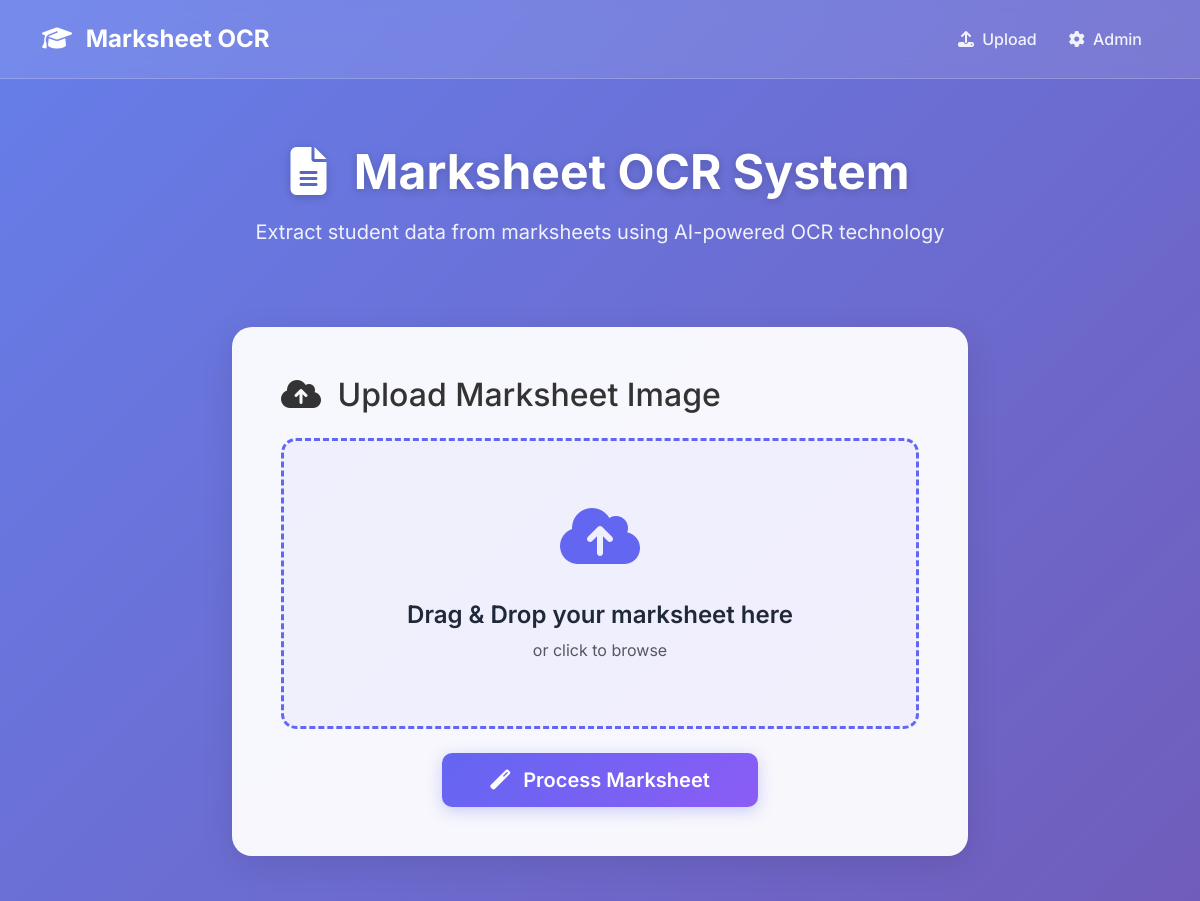
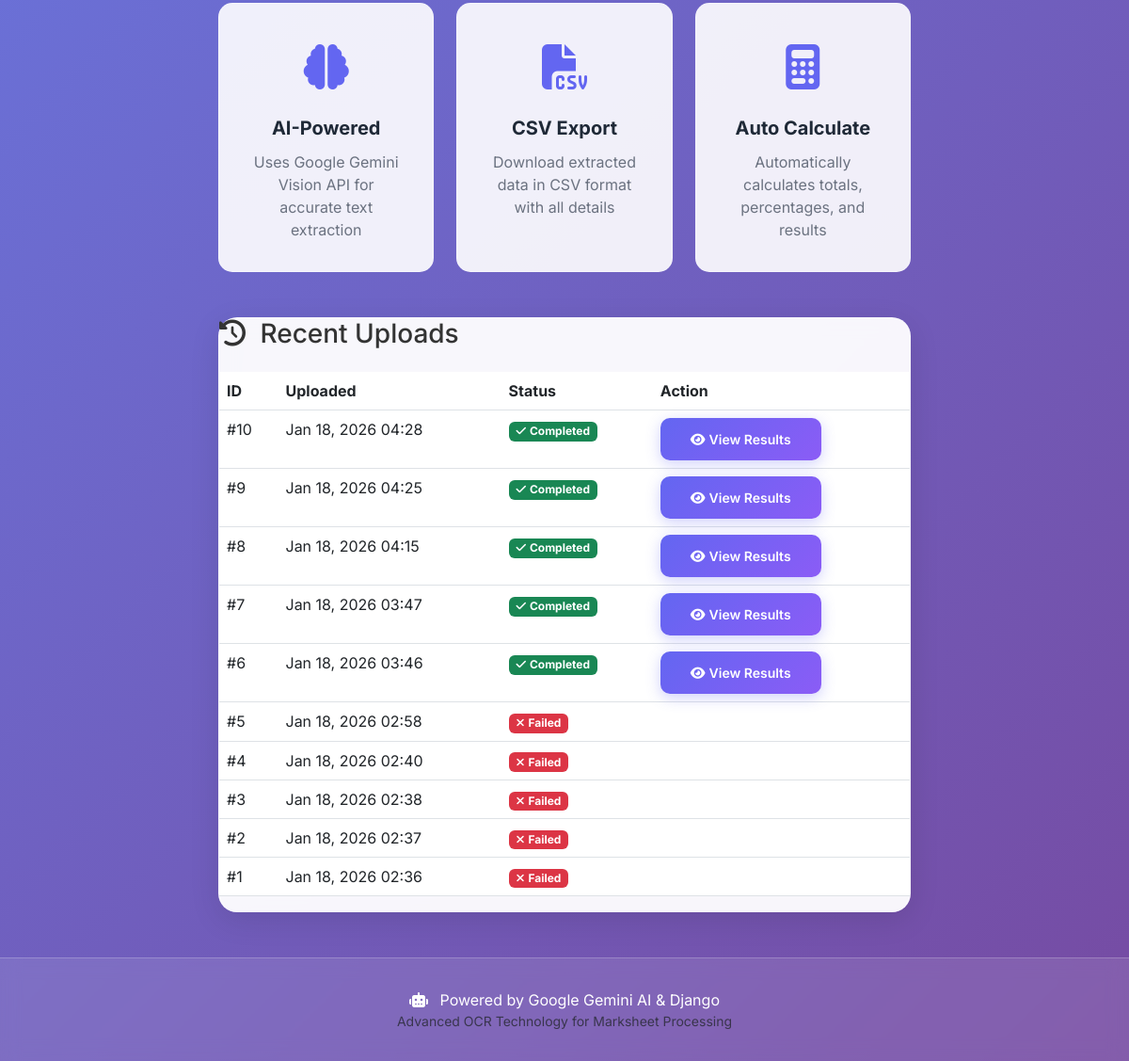
The page / on the database its author committed (2 pictures, top to bottom).
### marksheet_ocr/models.py (models this page shows, shortened)
class MarksheetUpload(models.Model):
    STATUS_CHOICES = [
        ('pending', 'Pending'),
        ('processing', 'Processing'),
        ('completed', 'Completed'),
        ('failed', 'Failed'),
    ]
    image = models.ImageField(upload_to='marksheets/')
    uploaded_at = models.DateTimeField(auto_now_add=True)
    status = models.CharField(max_length=20, choices=STATUS_CHOICES, default='pending')
    error_message = models.TextField(blank=True, null=True)
    class Meta:
        ordering = ['-uploaded_at']

### marksheet_ocr/views.py (the view)
# urls.py: path('', views.upload_marksheet, name='upload_marksheet'),
def upload_marksheet(request):
    if request.method == 'POST':
        form = MarksheetUploadForm(request.POST, request.FILES)
        if form.is_valid():
            try:
                upload = form.save()
                upload.status = 'processing'
                upload.save()
                try:
                    extractor = AIExtractor()
                    students_data = extractor.extract_marksheet_data(upload.image.path)
                    for student_data in students_data:
                        if not extractor.validate_student_data(student_data):
                            continue
                        student = Student.objects.create(
                            upload=upload,
                            roll_number=student_data.get('roll_number', ''),
                            name=student_data.get('name', ''),
                            father_name=student_data.get('father_name', ''),
                            mother_name=student_data.get('mother_name', ''),
                            enrollment_number=student_data.get('enrollment_number', '')
                        )
                        for subject_data in student_data.get('subjects', []):
                            subject, created = Subject.objects.get_or_create(
                                code=subject_data.get('code', ''),
                                name=subject_data.get('name', '')
                            )
                            Mark.objects.create(
                                student=student,
                                subject=subject,
                                theory_ese=subject_data.get('theory_ese'),
                                theory_internal=subject_data.get('theory_internal'),
                                practical_marks=subject_data.get('practical'),
                                practical_internal=subject_data.get('practical_internal')
                            )
                    upload.status = 'completed'
                    upload.save()
                    messages.success(request, 'Marksheet processed successfully!')
                    return redirect('view_results', upload_id=upload.id)
                except ValueError as e:
                    upload.status = 'failed'
                    upload.error_message = str(e)
                    upload.save()
                    messages.error(request, f'Error: {str(e)}')
                except Exception as e:
                    upload.status = 'failed'
                    upload.error_message = str(e)
                    upload.save()
                    messages.error(request, f'Processing failed: {str(e)}')
                    print(traceback.format_exc())
            except Exception as e:
                messages.error(request, f'Upload failed: {str(e)}')
                print(traceback.format_exc())
    else:
        form = MarksheetUploadForm()
    recent_uploads = MarksheetUpload.objects.all()[:10]
    return render(request, 'marksheet_ocr/upload.html', {
        'form': form,
        'recent_uploads': recent_uploads
    })

### marksheet_ocr/templates/marksheet_ocr/upload.html (shortened to what this page needs)
{% extends 'marksheet_ocr/base.html' %}
{% block content %}
<div class="hero-section">
    <div class="container">
        <div class="row justify-content-center">
            <div class="col-lg-8 text-center">
                <h1 class="hero-title">
                    <i class="fas fa-file-alt me-3"></i>
                    Marksheet OCR System
                </h1>
                <p class="hero-subtitle">
                    Extract student data from marksheets using AI-powered OCR technology
                </p>
            </div>
        </div>
    </div>
</div>
<div class="container my-5">
    <div class="row justify-content-center">
        <div class="col-lg-8">
            <div class="glass-card">
                <div class="card-body p-5">
                    <h2 class="card-title mb-4">
                        <i class="fas fa-cloud-upload-alt me-2"></i>
                        Upload Marksheet Image
                    </h2>
                    <form method="post" enctype="multipart/form-data" id="upload-form">
                        <div class="upload-area" id="upload-area">
                            <div class="upload-icon">
                                <i class="fas fa-cloud-upload-alt"></i>
                            </div>
                            <h4>Drag & Drop your marksheet here</h4>
                            <p class="text-muted">or click to browse</p>
                        </div>
                        <div class="text-center mt-4">
                            <button type="submit" class="btn btn-primary btn-lg px-5" id="submit-btn">
                                <i class="fas fa-magic me-2"></i>
                                Process Marksheet
                            </button>
                        </div>
                    </form>
                </div>
            </div>
            <div class="row mt-5">
                <div class="col-md-4">
                    <div class="feature-card">
                        <div class="feature-icon">
                            <i class="fas fa-brain"></i>
                        </div>
                        <h5>AI-Powered</h5>
                        <p>Uses Google Gemini Vision API for accurate text extraction</p>
                    </div>
                </div>
                <div class="col-md-4">
                    <div class="feature-card">
                        <div class="feature-icon">
                            <i class="fas fa-file-csv"></i>
                        </div>
                        <h5>CSV Export</h5>
                        <p>Download extracted data in CSV format with all details</p>
                    </div>
                </div>
                <div class="col-md-4">
                    <div class="feature-card">
                        <div class="feature-icon">
                            <i class="fas fa-calculator"></i>
                        </div>
                        <h5>Auto Calculate</h5>
                        <p>Automatically calculates totals, percentages, and results</p>
                    </div>
                </div>
            </div>
        </div>
    </div>
    {% if recent_uploads %}
    <div class="row justify-content-center mt-5">
        <div class="col-lg-8">
            <div class="glass-card">
                <div class="card-body">
                    <h3 class="card-title mb-4">
                        <i class="fas fa-history me-2"></i>
                        Recent Uploads
                    </h3>
                    <div class="table-responsive">
                        <table class="table table-hover">
                            <thead>
                                <tr>
                                    <th>ID</th>
                                    <th>Uploaded</th>
                                    <th>Status</th>
                                    <th>Action</th>
                                </tr>
                            </thead>
                            <tbody>
                                {% for upload in recent_uploads %}
                                <tr>
                                    <td>#{{ upload.id }}</td>
                                    <td>{{ upload.uploaded_at|date:"M d, Y H:i" }}</td>
                                    <td>
                                        {% if upload.status == 'completed' %}
                                        <span class="badge bg-success">
                                            <i class="fas fa-check me-1"></i>Completed
                                        </span>
                                        {% elif upload.status == 'processing' %}
                                        <span class="badge bg-warning">
                                            <i class="fas fa-spinner fa-spin me-1"></i>Processing
                                        </span>
                                        {% elif upload.status == 'failed' %}
                                        <span class="badge bg-danger">
                                            <i class="fas fa-times me-1"></i>Failed
                                        </span>
                                        {% else %}
                                        <span class="badge bg-secondary">Pending</span>
                                        {% endif %}
                                    </td>
                                    <td>
                                        {% if upload.status == 'completed' %}
                                        <a href="{% url 'view_results' upload.id %}" class="btn btn-sm btn-primary">
                                            <i class="fas fa-eye me-1"></i>View Results
                                        </a>
                                        {% endif %}
                                    </td>
                                </tr>
                                {% endfor %}
                            </tbody>
                        </table>
                    </div>
                </div>
            </div>
        </div>
    </div>
    {% endif %}
</div>
{% endblock %}

### marksheet_ocr/templates/marksheet_ocr/base.html (shortened to what this page needs)
<!DOCTYPE html>
<html lang="en">
<head>
    <link href="https://cdn.jsdelivr.net/npm/bootstrap@5.3.0/dist/css/bootstrap.min.css" rel="stylesheet">
    <link rel="stylesheet" href="https://cdnjs.cloudflare.com/ajax/libs/font-awesome/6.4.0/css/all.min.css">
    {% load static %}
    <link rel="stylesheet" href="{% static 'css/style.css' %}">
</head>
<body>
    <nav class="navbar navbar-expand-lg navbar-dark">
        <div class="container">
            <a class="navbar-brand" href="{% url 'upload_marksheet' %}">
                <i class="fas fa-graduation-cap me-2"></i>
                Marksheet OCR
            </a>
            <div class="collapse navbar-collapse" id="navbarNav">
                <ul class="navbar-nav ms-auto">
                    <li class="nav-item">
                        <a class="nav-link" href="{% url 'upload_marksheet' %}">
                            <i class="fas fa-upload me-1"></i> Upload
                        </a>
                    </li>
                    <li class="nav-item">
                        <a class="nav-link" href="/admin/">
                            <i class="fas fa-cog me-1"></i> Admin
                        </a>
                    </li>
                </ul>
            </div>
        </div>
    </nav>
    <main>
        {% block content %}{% endblock %}
    </main>
    <footer class="footer mt-5">
        <div class="container text-center">
            <p class="mb-0">
                <i class="fas fa-robot me-2"></i>
                Powered by Google Gemini AI & Django
            </p>
            <p class="small text-muted mb-0">
                Advanced OCR Technology for Marksheet Processing
            </p>
        </div>
    </footer>
    {% load static %}
</body>
</html>

### marksheet_ocr/static/css/style.css (style rules this page uses)
:root { --primary-color: #6366f1; --secondary-color: #8b5cf6; --success-color: #10b981; --danger-color: #ef4444; --warning-color: #f59e0b; --info-color: #3b82f6; --dark-color: #1f2937; --light-color: #f9fafb; --glass-bg: rgba(255, 255, 255, 0.1); --glass-border: rgba(255, 255, 255, 0.2); }
* { margin: 0; padding: 0; box-sizing: border-box; }
body { font-family: 'Inter', sans-serif; background: linear-gradient(135deg, #667eea 0%, #764ba2 100%); min-height: 100vh; color: #333; }
.navbar { background: rgba(255, 255, 255, 0.1); backdrop-filter: blur(10px); border-bottom: 1px solid rgba(255, 255, 255, 0.2); padding: 1rem 0; }
.navbar-brand { font-size: 1.5rem; font-weight: 700; color: white !important; transition: transform 0.3s ease; }
.nav-link { color: rgba(255, 255, 255, 0.9) !important; font-weight: 500; transition: all 0.3s ease; padding: 0.5rem 1rem !important; border-radius: 8px; }
.hero-section { padding: 4rem 0 2rem; text-align: center; }
.hero-title { font-size: 3rem; font-weight: 700; color: white; text-shadow: 0 2px 10px rgba(0, 0, 0, 0.2); margin-bottom: 1rem; animation: fadeInDown 0.8s ease; }
.hero-subtitle { font-size: 1.25rem; color: rgba(255, 255, 255, 0.9); margin-bottom: 0; animation: fadeInUp 0.8s ease; }
.glass-card { background: rgba(255, 255, 255, 0.95); backdrop-filter: blur(10px); border-radius: 20px; border: 1px solid rgba(255, 255, 255, 0.3); box-shadow: 0 8px 32px rgba(0, 0, 0, 0.1); transition: transform 0.3s ease, box-shadow 0.3s ease; animation: fadeIn 0.8s ease; }
.upload-area { border: 3px dashed var(--primary-color); border-radius: 15px; padding: 3rem 2rem; text-align: center; background: linear-gradient(135deg, rgba(99, 102, 241, 0.05) 0%, rgba(139, 92, 246, 0.05) 100%); cursor: pointer; transition: all 0.3s ease; position: relative; }
.upload-icon { font-size: 4rem; color: var(--primary-color); margin-bottom: 1rem; animation: bounce 2s infinite; }
.upload-area h4 { color: var(--dark-color); font-weight: 600; margin-bottom: 0.5rem; }
.btn-primary { background: linear-gradient(135deg, var(--primary-color) 0%, var(--secondary-color) 100%); border: none; padding: 0.75rem 2rem; font-weight: 600; border-radius: 10px; transition: all 0.3s ease; box-shadow: 0 4px 15px rgba(99, 102, 241, 0.3); }
.feature-card { text-align: center; padding: 2rem; background: rgba(255, 255, 255, 0.9); border-radius: 15px; transition: all 0.3s ease; height: 100%; border: 1px solid rgba(255, 255, 255, 0.3); }
.feature-icon { font-size: 3rem; color: var(--primary-color); margin-bottom: 1rem; animation: pulse 2s infinite; }
.feature-card h5 { font-weight: 700; color: var(--dark-color); margin-bottom: 0.75rem; }
.feature-card p { color: #6b7280; margin-bottom: 0; }
.footer { background: rgba(255, 255, 255, 0.1); backdrop-filter: blur(10px); padding: 2rem 0; color: white; border-top: 1px solid rgba(255, 255, 255, 0.2); }

### rows shown on the page
MarksheetUpload: id "10", uploaded_at "Jan 18, 2026 04:28", status "completed" (drawn)
MarksheetUpload: id "9", uploaded_at "Jan 18, 2026 04:25", status "completed" (drawn)
MarksheetUpload: id "8", uploaded_at "Jan 18, 2026 04:15", status "completed" (drawn)
MarksheetUpload: id "7", uploaded_at "Jan 18, 2026 03:47", status "completed" (drawn)
MarksheetUpload: id "6", uploaded_at "Jan 18, 2026 03:46", status "completed" (drawn)
MarksheetUpload: id "5", uploaded_at "Jan 18, 2026 02:58", status "failed" (drawn)
MarksheetUpload: id "4", uploaded_at "Jan 18, 2026 02:40", status "failed" (drawn)
MarksheetUpload: id "3", uploaded_at "Jan 18, 2026 02:38", status "failed" (drawn)
MarksheetUpload: id "2", uploaded_at "Jan 18, 2026 02:37", status "failed" (drawn)
MarksheetUpload: id "1", uploaded_at "Jan 18, 2026 02:36", status "failed" (drawn)
